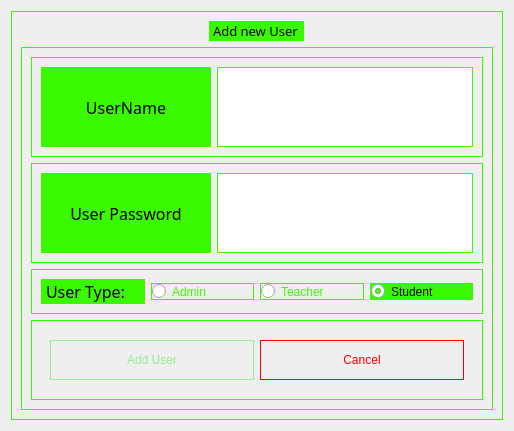
      <widget class="QWidget" name="AddNewUser">
       <layout class="QVBoxLayout" name="verticalLayout_17">
        <item alignment="Qt::AlignHCenter">
         <widget class="QFrame" name="frame_17">
          <property name="enabled">
           <bool>true</bool>
          </property>
          <property name="sizePolicy">
           <sizepolicy hsizetype="Expanding" vsizetype="Preferred">
            <horstretch>0</horstretch>
            <verstretch>0</verstretch>
           </sizepolicy>
          </property>
          <property name="minimumSize">
           <size>
            <width>200</width>
            <height>0</height>
           </size>
          </property>
          <property name="maximumSize">
           <size>
            <width>817</width>
            <height>559</height>
           </size>
          </property>
          <property name="font">
           <font>
            <family>Cascadia Code</family>
            <pointsize>10</pointsize>
           </font>
          </property>
          <property name="styleSheet">
           <string notr="true">border:1px solid rgb(58, 248, 0);</string>
          </property>
          <property name="frameShape">
           <enum>QFrame::StyledPanel</enum>
          </property>
          <property name="frameShadow">
           <enum>QFrame::Raised</enum>
          </property>
          <layout class="QVBoxLayout" name="verticalLayout_14">
           <item alignment="Qt::AlignHCenter|Qt::AlignVCenter">
            <widget class="QLabel" name="NoneNotification_3">
             <property name="enabled">
              <bool>true</bool>
             </property>
             <property name="sizePolicy">
              <sizepolicy hsizetype="Preferred" vsizetype="MinimumExpanding">
               <horstretch>0</horstretch>
               <verstretch>0</verstretch>
              </sizepolicy>
             </property>
             <property name="font">
              <font>
               <family>Cascadia Code</family>
               <pointsize>10</pointsize>
              </font>
             </property>
             <property name="styleSheet">
              <string notr="true">background:rgb(58, 248, 0);color:black</string>
             </property>
             <property name="text">
              <string>Add new User</string>
             </property>
            </widget>
           </item>
           <item>
            <widget class="QFrame" name="detailsPanel_3">
             <property name="sizePolicy">
              <sizepolicy hsizetype="Preferred" vsizetype="Expanding">
               <horstretch>0</horstretch>
               <verstretch>0</verstretch>
              </sizepolicy>
             </property>
             <property name="minimumSize">
              <size>
               <width>0</width>
               <height>300</height>
              </size>
             </property>
             <property name="frameShape">
              <enum>QFrame::StyledPanel</enum>
             </property>
             <property name="frameShadow">
              <enum>QFrame::Raised</enum>
             </property>
             <layout class="QVBoxLayout" name="verticalLayout_15">
              <item>
               <widget class="QFrame" name="frame_20">
                <property name="maximumSize">
                 <size>
                  <width>16777215</width>
                  <height>100</height>
                 </size>
                </property>
                <property name="frameShape">
                 <enum>QFrame::StyledPanel</enum>
                </property>
                <property name="frameShadow">
                 <enum>QFrame::Raised</enum>
                </property>
                <layout class="QHBoxLayout" name="horizontalLayout_13">
                 <item>
                  <widget class="QLabel" name="label_20">
                   <property name="minimumSize">
                    <size>
                     <width>170</width>
                     <height>0</height>
                    </size>
                   </property>
                   <property name="maximumSize">
                    <size>
                     <width>16777215</width>
                     <height>80</height>
                    </size>
                   </property>
                   <property name="font">
                    <font>
                     <family>Cascadia Code</family>
                     <pointsize>12</pointsize>
                    </font>
                   </property>
                   <property name="styleSheet">
                    <string notr="true">background:rgb(58, 248, 0);color:black</string>
                   </property>
                   <property name="text">
                    <string>UserName</string>
                   </property>
                   <property name="alignment">
                    <set>Qt::AlignCenter</set>
                   </property>
                  </widget>
                 </item>
                 <item>
                  <widget class="QPlainTextEdit" name="usrTxt">
                   <property name="maximumSize">
                    <size>
                     <width>16777215</width>
                     <height>80</height>
                    </size>
                   </property>
                   <property name="font">
                    <font>
                     <family>Cascadia Code</family>
                     <pointsize>15</pointsize>
                     <italic>false</italic>
                     <bold>true</bold>
                     <underline>false</underline>
                    </font>
                   </property>
                   <property name="styleSheet">
                    <string notr="true">color:white</string>
                   </property>
                   <property name="tabChangesFocus">
                    <bool>false</bool>
                   </property>
                   <property name="documentTitle">
                    <string/>
                   </property>
                   <property name="lineWrapMode">
                    <enum>QPlainTextEdit::WidgetWidth</enum>
                   </property>
                   <property name="readOnly">
                    <bool>false</bool>
                   </property>
                   <property name="plainText">
                    <string/>
                   </property>
                   <property name="overwriteMode">
                    <bool>true</bool>
                   </property>
                   <property name="backgroundVisible">
                    <bool>false</bool>
                   </property>
                   <property name="centerOnScroll">
                    <bool>false</bool>
                   </property>
                   <property name="placeholderText">
                    <string>User Name</string>
                   </property>
                  </widget>
                 </item>
                </layout>
               </widget>
              </item>
              <item>
               <widget class="QFrame" name="frame_21">
                <property name="maximumSize">
                 <size>
                  <width>16777215</width>
                  <height>100</height>
                 </size>
                </property>
                <property name="frameShape">
                 <enum>QFrame::StyledPanel</enum>
                </property>
                <property name="frameShadow">
                 <enum>QFrame::Raised</enum>
                </property>
                <layout class="QHBoxLayout" name="horizontalLayout_14">
                 <item>
                  <widget class="QLabel" name="label_21">
                   <property name="minimumSize">
                    <size>
                     <width>170</width>
                     <height>0</height>
                    </size>
                   </property>
                   <property name="maximumSize">
                    <size>
                     <width>16777215</width>
                     <height>80</height>
                    </size>
                   </property>
                   <property name="font">
                    <font>
                     <family>Cascadia Code</family>
                     <pointsize>12</pointsize>
                    </font>
                   </property>
                   <property name="styleSheet">
                    <string notr="true">background:rgb(58, 248, 0);;color:clack</string>
                   </property>
                   <property name="text">
                    <string>User Password</string>
                   </property>
                   <property name="alignment">
                    <set>Qt::AlignCenter</set>
                   </property>
                  </widget>
                 </item>
                 <item>
                  <widget class="QPlainTextEdit" name="passTxt">
                   <property name="maximumSize">
                    <size>
                     <width>16777215</width>
                     <height>80</height>
                    </size>
                   </property>
                   <property name="font">
                    <font>
                     <family>Cascadia Code</family>
                     <pointsize>15</pointsize>
                    </font>
                   </property>
                   <property name="styleSheet">
                    <string notr="true">color:white</string>
                   </property>
                   <property name="lineWrapMode">
                    <enum>QPlainTextEdit::WidgetWidth</enum>
                   </property>
                   <property name="readOnly">
                    <bool>false</bool>
                   </property>
                   <property name="overwriteMode">
                    <bool>true</bool>
                   </property>
                   <property name="backgroundVisible">
                    <bool>false</bool>
                   </property>
                   <property name="placeholderText">
                    <string>User Password</string>
                   </property>
                  </widget>
                 </item>
                </layout>
               </widget>
              </item>
              <item>
               <widget class="QFrame" name="frame_19">
                <property name="maximumSize">
                 <size>
                  <width>16777215</width>
                  <height>50</height>
                 </size>
                </property>
                <property name="frameShape">
                 <enum>QFrame::StyledPanel</enum>
                </property>
                <property name="frameShadow">
                 <enum>QFrame::Raised</enum>
                </property>
                <layout class="QHBoxLayout" name="horizontalLayout_9">
                 <item>
                  <widget class="QLabel" name="label_22">
                   <property name="maximumSize">
                    <size>
                     <width>16777215</width>
                     <height>50</height>
                    </size>
                   </property>
                   <property name="font">
                    <font>
                     <family>Cascadia Code</family>
                     <pointsize>12</pointsize>
                    </font>
                   </property>
                   <property name="styleSheet">
                    <string notr="true">background:rgb(58, 248, 0);color:black</string>
                   </property>
                   <property name="text">
                    <string>User Type:</string>
                   </property>
                  </widget>
                 </item>
                 <item>
                  <widget class="QRadioButton" name="radioButton">
                   <property name="styleSheet">
                    <string notr="true">QRadioButton{
color: rgb(58, 248, 0);
}
QRadioButton::checked{
background-color: rgb(58, 248, 0);
color:black;
}</string>
                   </property>
                   <property name="text">
                    <string>Admin</string>
                   </property>
                  </widget>
                 </item>
                 <item>
                  <widget class="QRadioButton" name="radioButton_3">
                   <property name="styleSheet">
                    <string notr="true">QRadioButton{
color: rgb(58, 248, 0);
}
QRadioButton::checked{
background-color: rgb(58, 248, 0);
color:black;
}</string>
                   </property>
                   <property name="text">
                    <string>Teacher</string>
                   </property>
                  </widget>
                 </item>
                 <item>
                  <widget class="QRadioButton" name="radioButton_2">
                   <property name="styleSheet">
                    <string notr="true">QRadioButton{
color: rgb(58, 248, 0);
}
QRadioButton::checked{
background-color: rgb(58, 248, 0);
color:black;
}</string>
                   </property>
                   <property name="text">
                    <string>Student</string>
                   </property>
                   <property name="checked">
                    <bool>true</bool>
                   </property>
                  </widget>
                 </item>
                </layout>
               </widget>
              </item>
              <item alignment="Qt::AlignBottom">
               <widget class="QFrame" name="adminCommands_3">
                <property name="maximumSize">
                 <size>
                  <width>16777215</width>
                  <height>80</height>
                 </size>
                </property>
                <property name="frameShape">
                 <enum>QFrame::StyledPanel</enum>
                </property>
                <property name="frameShadow">
                 <enum>QFrame::Raised</enum>
                </property>
                <layout class="QVBoxLayout" name="verticalLayout_16">
                 <item>
                  <widget class="QFrame" name="frame_18">
                   <property name="minimumSize">
                    <size>
                     <width>0</width>
                     <height>60</height>
                    </size>
                   </property>
                   <property name="maximumSize">
                    <size>
                     <width>16777215</width>
                     <height>60</height>
                    </size>
                   </property>
                   <property name="styleSheet">
                    <string notr="true">border:none;</string>
                   </property>
                   <property name="frameShape">
                    <enum>QFrame::StyledPanel</enum>
                   </property>
                   <property name="frameShadow">
                    <enum>QFrame::Raised</enum>
                   </property>
                   <layout class="QHBoxLayout" name="horizontalLayout_12">
                    <item>
                     <widget class="QPushButton" name="addUserBtn_2">
                      <property name="minimumSize">
                       <size>
                        <width>0</width>
                        <height>40</height>
                       </size>
                      </property>
                      <property name="styleSheet">
                       <string notr="true">QPushButton{
color: lightgreen;border:1px solid lightgreen;
}
QPushButton::hover{
color: black;border:1px solid black;background-color:lightgreen;
}</string>
                      </property>
                      <property name="text">
                       <string>Add User</string>
                      </property>
                     </widget>
                    </item>
                    <item>
                     <widget class="QPushButton" name="cancelBtn">
                      <property name="minimumSize">
                       <size>
                        <width>0</width>
                        <height>40</height>
                       </size>
                      </property>
                      <property name="styleSheet">
                       <string notr="true">QPushButton{
color:red; border:1px solid; border-color:red;
}

QPushButton::hover{
color:black; border:1px solid; border-color:white;background-color:red;
}</string>
                      </property>
                      <property name="text">
                       <string>Cancel</string>
                      </property>
                     </widget>
                    </item>
                   </layout>
                  </widget>
                 </item>
                </layout>
               </widget>
              </item>
             </layout>
            </widget>
           </item>
          </layout>
         </widget>
        </item>
       </layout>
      </widget>
